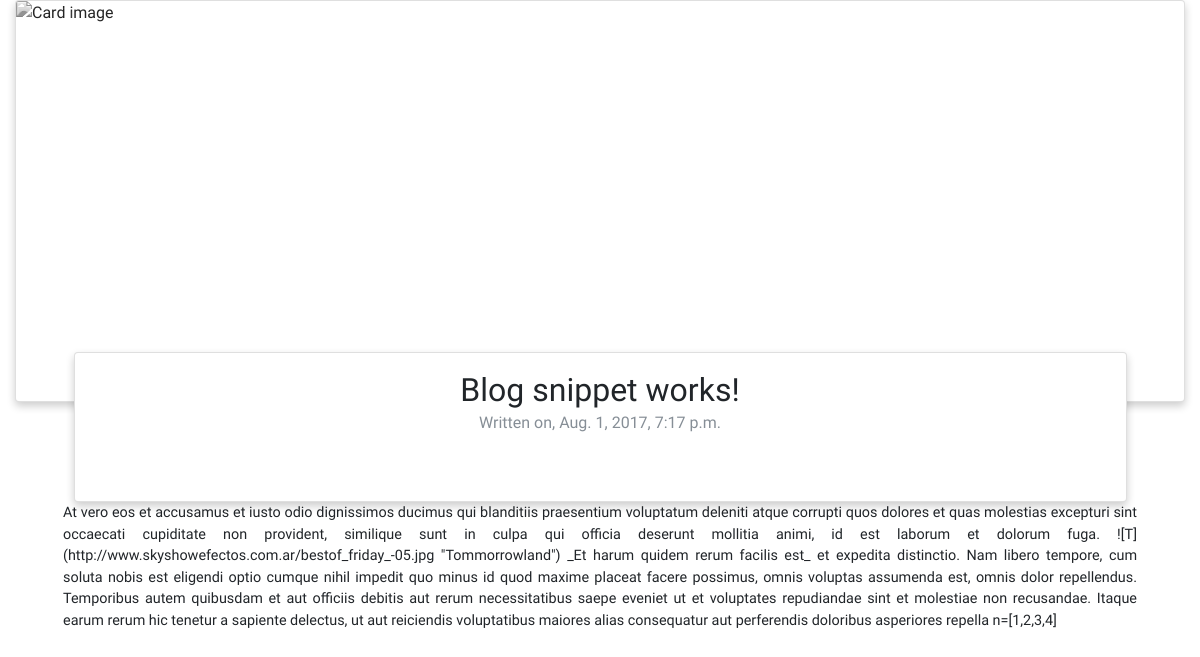
The page /blog/detail/5/ on the database as committed earlier.
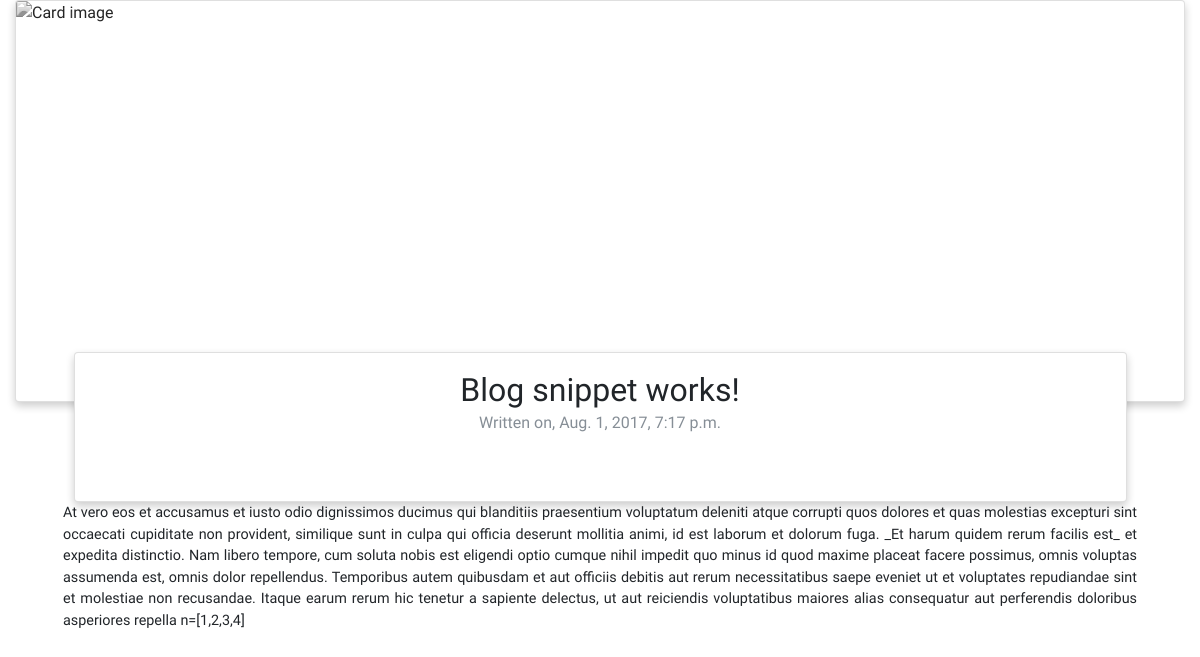
The same page on the database as committed later.
### web/models.py (models this page shows, shortened)
class Blog(models.Model):
	blog_title = models.CharField(max_length=100)
	blog_header = models.ImageField(storage=fs)
	blog_content = MarkdownField()
	slug = models.SlugField(max_length=200, unique=True)
	publish = models.BooleanField(default=True)
	created = models.DateTimeField(auto_now_add=True)
	modified = models.DateTimeField(auto_now=True)
	objects = BlogQuerySet.as_manager()
	class Meta:
		verbose_name = "Blog Entry"
		verbose_name_plural = "Blog Entries"
		ordering = ["-created"]

### web/views.py (the view)
# urls.py: url(r'^blog/detail/(?P<pk>[0-9]+)/$', views.BlogDetailView.as_view(), name='blog-detail'),
class BlogDetailView(DetailView):
	queryset = Blog.objects.all()
	def get_object(self):
		object = super(BlogDetailView, self).get_object()
		return object

### web/templates/web/blog_detail.html
{% extends "web/blog_list.html" %}
{% block content %}
{% load django_markdown %}
{% block blog_entries %}
<div class="container-fluid">
<div class="card">
  <img class="card-img-top" src="https://mdbootstrap.com/img/Photos/Slides/img%20(116).jpg" height="400" alt="Card image">
</div>
    <div class="card d-lg-flex" style="margin-top: -50px; width:90%; margin-left: 5%; height: 150px">
        <div class="card-body text-center">
          <h2 class="card-title"><a>{{ object.blog_title }}</a></h2>
          <h6 class="card-subtitle mb-2 text-muted">Written on, {{ object.created }}</h6>
        </div>
  </div>
<div class="text-justify w-90 ml-5 mr-5" id="blog">
                <p class="img-fluid">{{ object.blog_content|markdown|safe }}</p>
            </div>
</div>
{% endblock %}
{% endblock%}

### web/templates/web/blog_list.html (shortened to what this page needs)
{% extends "layout.html" %}
{% load django_markdown %}

### web/templates/layout.html (shortened to what this page needs)
{% load static %}
<!DOCTYPE html>
  <html lang="en">
    <head>
        <link rel="stylesheet" href=" {% static 'css/styles.css' %}">
        <link rel="stylesheet" href="{% static 'css/bootstrap.min.css' %}">
        <link rel="stylesheet" href="{% static 'css/bootstrap.css' %}">
        <link rel="stylesheet" href="{% static 'css/bootstrap-reboot.css' %}">
        <link rel="stylesheet" href="{% static 'css/bootstrap-grid.css' %}">
    </head>
    <body class="web p-0" data-spy="scroll" data-target="#navbarSupportedContent" data-offset="100">
    	<div class="navbar navbar-dark bg-transparent navbar-toggleable-md navbar-light bg-faded fixed-top" role="navigation">
        <button class="navbar-toggler" type="button" data-toggle="collapse" data-target="#navbarSupportedContent" aria-controls="navbarSupportedContent" aria-expanded="false" aria-label="Toggle navigation"><span class="navbar-toggler-icon"></span></button>
      </div>
      {% block content %}{% endblock %}
  </body>
</html>

### web/static/css/styles.css (style rules this page uses)
.cover-img, img { filter: grayscale(20); }
.web { font-family: 'Josefin Sans', sans-serif; }
a { text-decoration: none !important; }
.card { box-shadow: 0 4px 8px 0 rgba(0,0,0,0.2); transition: 0.3s; }
p { font-size: 0.9rem; }

Rows that differ between the two databases and show on the page:
changed Blog "Blog snippet works!": blog_content "…laborum et dolorum fuga. ![T](http://www.skyshowefectos.com.ar/bestof_friday_-05.jpg \"Tommorrowland\") _Et harum quidem rerum…" → "…laborum et dolorum fuga. _Et harum quidem rerum…"
